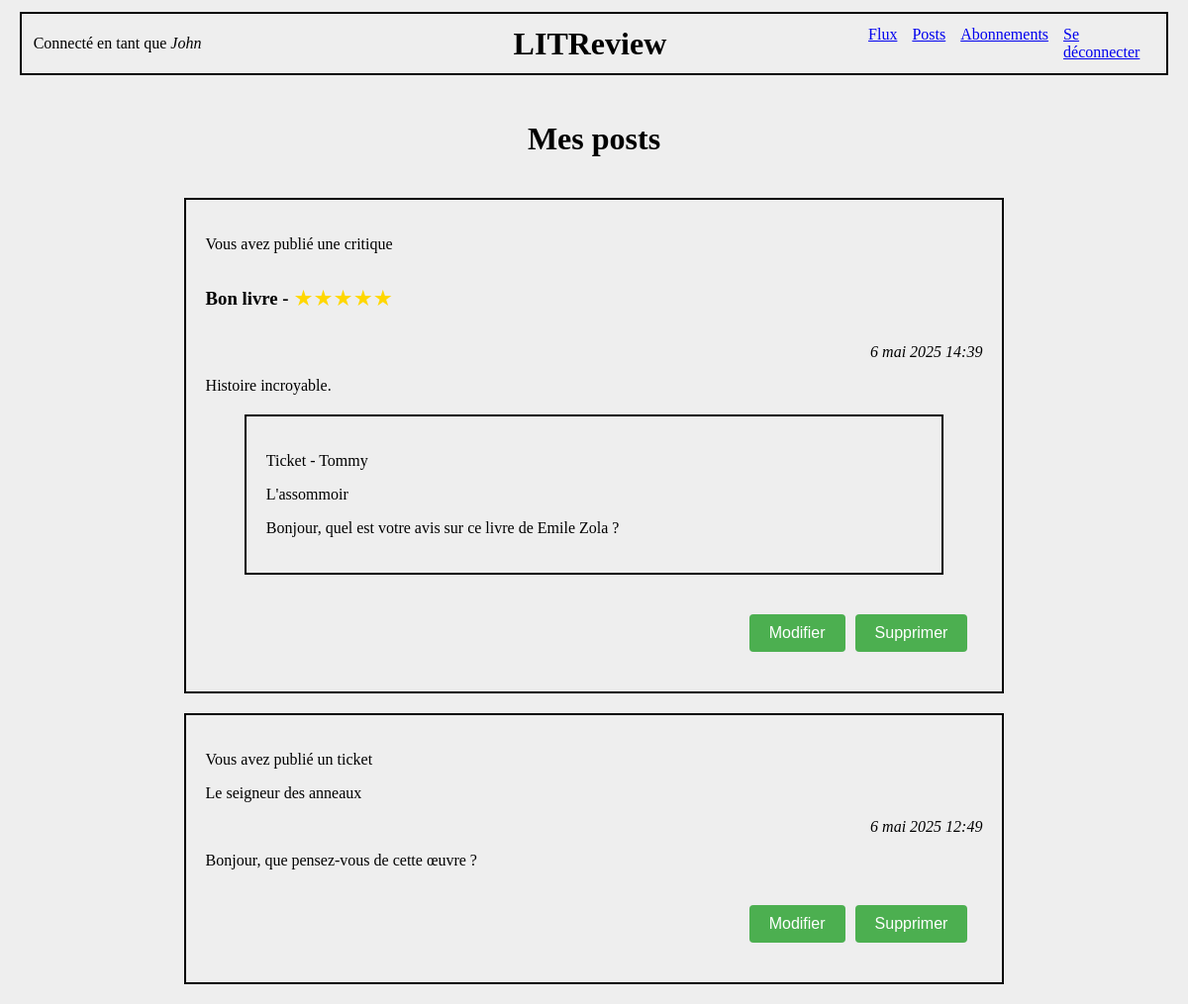
Before: /post_list/ (signed in) with the older database file.
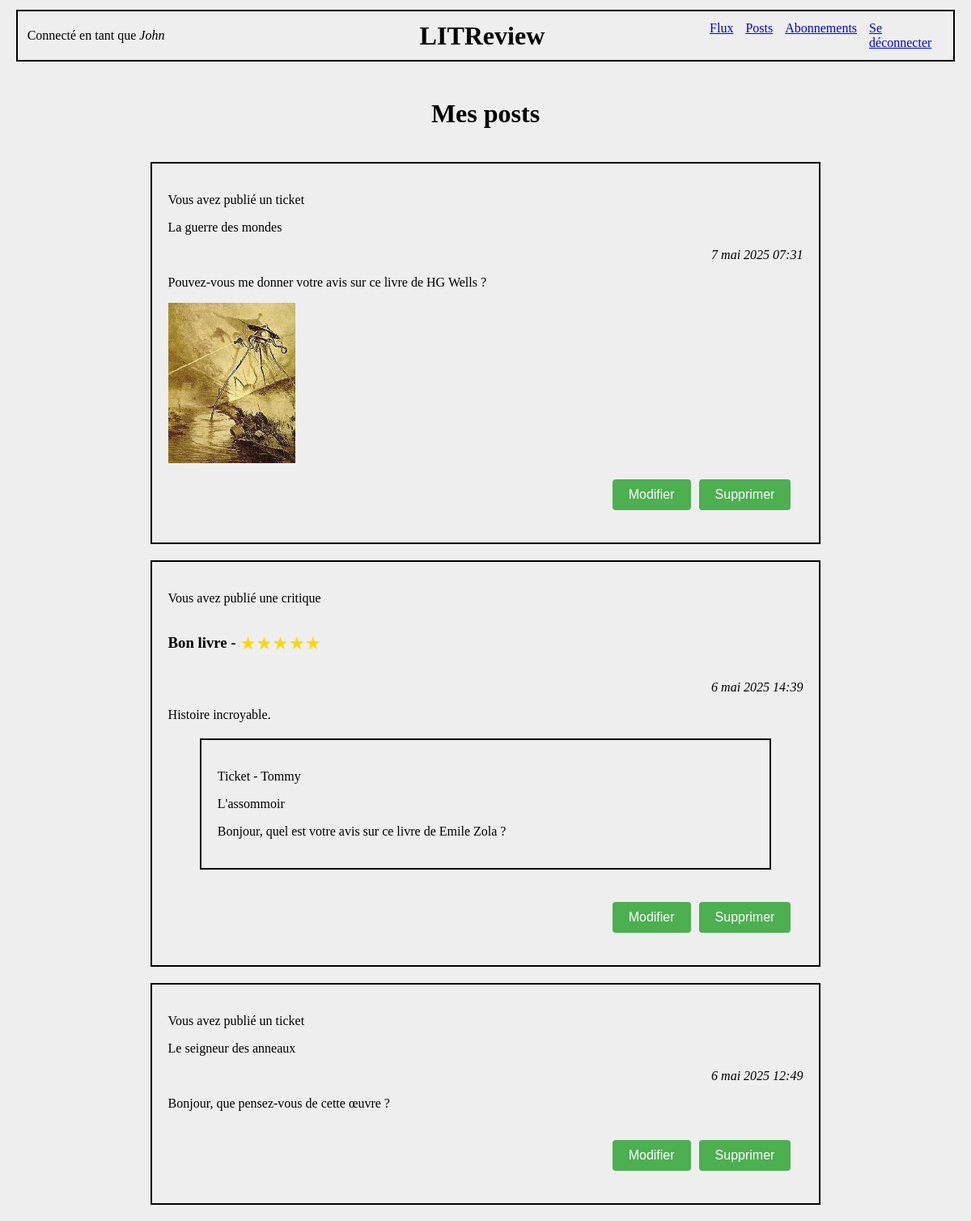
After: the same page with the newer database file.
### appli/models.py (models this page shows)
class Review(models.Model):
    ticket = models.ForeignKey(to=Ticket, on_delete=models.CASCADE)
    rating = models.PositiveSmallIntegerField(
        validators=[MinValueValidator(0), MaxValueValidator(5)])
    headline = models.CharField(max_length=128)
    body = models.CharField(max_length=8192, blank=True)
    user = models.ForeignKey(
        to=settings.AUTH_USER_MODEL, on_delete=models.CASCADE)
    time_created = models.DateTimeField(auto_now_add=True)

class Ticket(models.Model):
    title = models.CharField(max_length=128)
    description = models.TextField(max_length=2048)
    user = models.ForeignKey(
        to=settings.AUTH_USER_MODEL, on_delete=models.CASCADE)
    image = models.ImageField(null=True, blank=True)
    time_created = models.DateTimeField(auto_now_add=True)

### authentication/models.py (models this page shows)
class User(AbstractUser):
    profile_photo = models.ImageField(verbose_name='Photo de profil', null=True)

### appli/views.py (the view)
# urls.py: path('post_list/', appli.views.post_list, name='post_list'),
@login_required
def post_list(request):
    current_user = request.user
    tickets = models.Ticket.objects.all()
    reviews = models.Review.objects.all()
    tickets = models.Ticket.objects.filter(
        Q(user=current_user)   # Tickets créés par l'utilisateur connecté
    ).order_by('-time_created')
    reviews = models.Review.objects.filter(
        Q(user=current_user)   # Reviews crééss par l'utilisateur connecté
    ).order_by('-time_created')
    posts = list(chain(tickets, reviews))
    posts.sort(key=lambda x: x.time_created, reverse=True)
    context = {
        'posts': posts,
    }
    return render(request, 'appli/post_list.html', context=context)

### appli/templatetags/custom_filters.py (called while the page is built)
@register.filter
def get_class(value):
    return value.__class__.__name__

### appli/templates/appli/post_list.html (shortened to what this page needs)
{% extends 'base_connected.html' %}
{% load custom_filters %}
{% block content %}
    <div class="center">
        <h1>Mes posts</h1>
    </div>
    {% for post in posts %}
        {% if post|get_class == 'Ticket' %}
            <div class="div_border">
                <p>Vous avez publié un ticket</p>
                <p>{{ post.title }}</p>
                <p class="align-date-right"><i>{{ post.time_created }}</i></p>
                <p>{{ post.description }}</p>
                {% if post.image %}
                    <img src="/media/{{post.image}}" alt="image">
                {% endif %}
                <div class="align-right">
                    <a href="{% url 'edit_ticket' post.id %}" class="button">Modifier</a>
                    <a href="{% url 'delete_ticket' post.id %}" class="button">Supprimer</a>
                </div>
            </div>
        {% elif post|get_class == 'Review' %}
            <div class="div_border">
                <p>Vous avez publié une critique</p>
                <div class="rating-container">
                    <span><h3 class="h3-margin-right">{{ post.headline }} - </h3></span>
                    {% for i in "12345" %}
                        {% if forloop.counter <= post.rating %}
                            <span class="star filled">★</span>
                        {% else %}
                            <span class="star empty">★</span>
                        {% endif %}
                    {% endfor %}
                </div>
                <p class="align-date-right"><i>{{ post.time_created }}</i></p>
                <p>{{ post.body }}</p>
                <div class="div_border_internal">
                    <p>Ticket - {{ post.ticket.user.username }}</p>
                    <p>{{ post.ticket.title }}</p>
                    <p>{{ post.ticket.description }}</p>
                </div>
                <div class="align-right">
                    <a href="{% url 'edit_review' post.id %}" class="button">Modifier</a>
                    <a href="{% url 'delete_review' post.id %}" class="button">Supprimer</a>
                </div>
            </div>
        {% endif %}
    {% endfor %}
{% endblock content %}

Changed rows visible on the page:
added Ticket: title "La guerre des mondes", time_created "7 mai 2025 07:31", description "Pouvez-vous me donner votre avis sur ce livre de HG Wells ?", image (picture)
